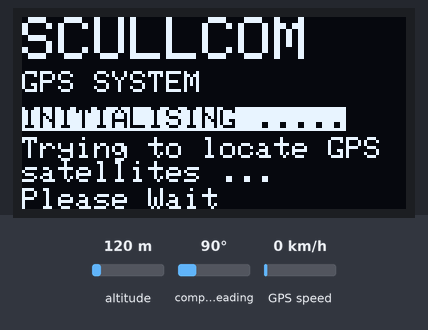
Simulated run of this sketch. Board: Arduino Pro Mini, built with avr-gcc and run on an emulated ATmega328P. On the bench: 128×64 one-colour display. The test bench sets the inputs (shaded band); at power-on: altitude 120 m, compass heading 90°, GPS speed 0 km/h. The GPS gets a fix after 3 s at 37.7749, -122.4194 with 8 satellites.

Above: at 3.7 s.
3.8 s: altitude set to 20 m
At 6.6 s:
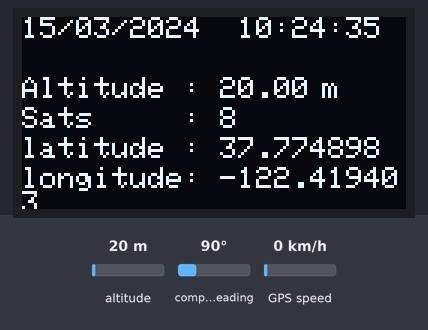
6.7 s: altitude set to 250 m
At 8.1 s:
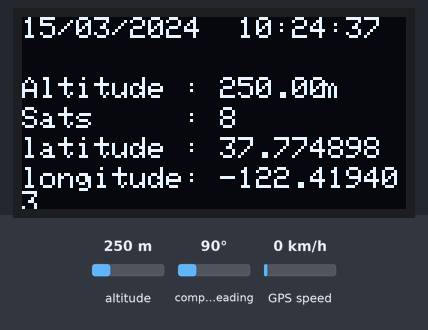
9.8 s: altitude set to 500 m
At 11.0 s:
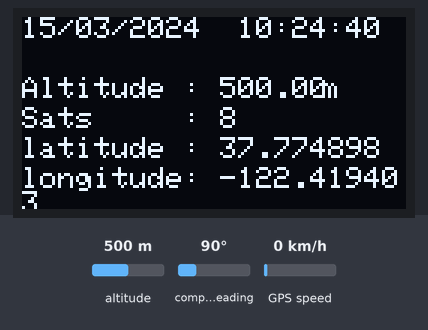
Timing chart, 0 to 12.8 s (numbered marks = the images above; inputs shaded):
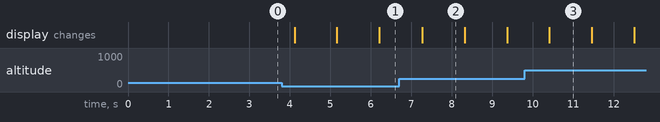

The sketch:

Scullcom_OLED_GPS.ino
```cpp
/*********************************************************************
SCULLCOM Hobby Electronics
Simple GPS System
Using Arduino Pro Mini + OLED 128x64 display + GPS Module
*********************************************************************/

#include <SPI.h>                      //Serial Peripheral Interface (SPI) library for synchronous serial data protocol
#include <Wire.h>                     //Wire library used for I2C communication: Arduino Pro Mini pins used = A4 (SDA) and A5 (SCL)
#include <Adafruit_GFX.h>             //Adafruit graphic display library used for the OLED display
#include <Adafruit_SSD1306.h>         //Adafruit driver for OLED

#include <SoftwareSerial.h>           //SoftwareSerial library used to allow serial communication on other digital pins (i.e. Pins 3 & 4 for the this GPS project)
#include <TinyGPS.h>                  //GPS Library used to read the data from GPS Module

#define OLED_RESET 5
Adafruit_SSD1306 display(OLED_RESET);

TinyGPS gps;                          //Create the TinyGPS object, giving it a name of your choice (here we use the name gps)
SoftwareSerial nss(3, 4);             //set sotfware serial communications to arduino ports 3 and 4 (TX = 3 and RX = 4)

void setup()   {
   nss.begin(9600);

  unsigned long age, date, time, chars = 0;

  display.begin(SSD1306_SWITCHCAPVCC, 0x3C);  // initialize the OLED and set the I2C address to 0x3C (for the 128x64 OLED)

  display.clearDisplay();             //Clear display buffer.

  display.setTextSize(2);             //set text size to 2 (large)
  display.setTextColor(WHITE);
  display.setCursor(0,0);             //set text start position to column=0 and row=0
  display.print("SCULLCOM");          //print "SCULLCOM" to display

  display.setTextSize(1);             //set text size to 1 (small)
  display.setCursor(0,18);            //set text start position to column=0 and row=18
  display.print("GPS SYSTEM");        //print "GPS SYSTEM" to display

  display.setCursor(0,30);            //set text start position to column=0 and row=30
  display.setTextColor(BLACK, WHITE); // 'inverted' text
  display.print("INITIALISING .....");//print "INITIALISING ....." to display
  display.setCursor(0,40);            //set text start position to column=0 and row=40
  display.setTextColor(WHITE);        //
  display.print("Trying to locate GPS satellites ...");  //print "Trying to locate GPS satellites ..." to display

  display.setCursor(0,57);            //set text start position to column=0 and row=57
  display.print("Please Wait");       //print "Please Wait" to display

  display.display();                  //update OLED with new display data
  delay(1000);                        //short delay
  display.clearDisplay();             //clear display
}


//MAIN PROGRAMME LOOP
void loop() {

bool newdata = false;
  unsigned long start = millis();
  while(millis() - start < 1000){    // Every 1 seconds we print an update
    if (feedgps())
      newdata = true;
  }
  if (newdata)
  {
    gpsdump(gps);
  }
}


//PRINT GPS DATA TO OLED DISPLAY
void gpsdump(TinyGPS &gps)
{
  print_date(gps);                  //print date and time at top of OLED display

  float flat, flon, falt;

  display.clearDisplay();

  display.setTextSize(1);           //set text size to 1
  display.setTextColor(WHITE);      //
  display.setCursor(0,0);           //set text start position for date and time (row = 0, column =0)
  print_date(gps);                  //prints date and time on top line to OLED

  gps.f_get_position(&flat, &flon); //retrieves latitude and longditude data
  display.setCursor(0,20);          //set text start position to column=0 and row=20
  display.print("Altitude : ");     //print "Altitude" : to display
  display.println(gps.f_altitude());//print altitude data to display
  display.setCursor(100,20);        //set text start position to column=100 and row=20
  display.println("m");             //print "m" to display

  display.setCursor(0,30);          //set text start position to column=0 and row=30
  display.print("Sats     : ");     //print "Sats    :" to display
  display.println(gps.satellites());//print number of satellites detected to display

  display.setCursor(0,40);          //set text start position to column=0 and row=40
  display.print("latitude : ");     //print "latitude :" to display
  display.println(flat,6);          //print latitude data to display up to 6 decimal places

  display.setCursor(0,50);          //set text start position to column=0 and row=50
  display.print("longitude: ");     //print "longitude:" to display
  display.println(flon,6);          //print longitude data to display up to 6 decimal places

  display.display();                //update OLED display
}


//TEST FOR NEW DATA FROM THE GPS MODULE
bool feedgps()
{
  while (nss.available())
  {
    if (gps.encode(nss.read()))    //Each byte of NEMA data must be giving to TinyGPS by using encode(). True is returned when new data has been fully decoded and can be used
      return true;
  }
  return false;
}


//GET DATE AND TIME FOR DISPLAY
static void print_date(TinyGPS &gps)
{
  int year;
  byte month, day, hour, minute, second, hundredths;
  unsigned long age;
  gps.crack_datetime(&year, &month, &day, &hour, &minute, &second);
  {
    char sz[32];
    sprintf(sz, "%02d/%02d/%02d  %02d:%02d:%02d",
        day, month, year, hour, minute, second);
    display.print(sz);                      //Print date and time to OLED
  }

}
```

Measured:
- what the display in image 2 shows lasts 1.0 s, from 7.3 s to 8.3 s
